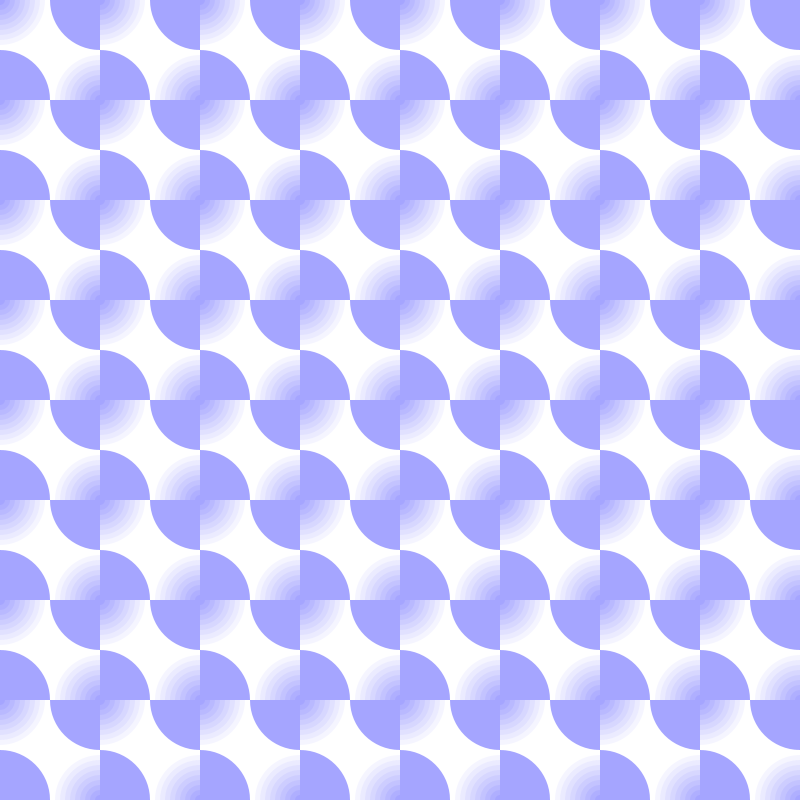
Frame 1 (no input)
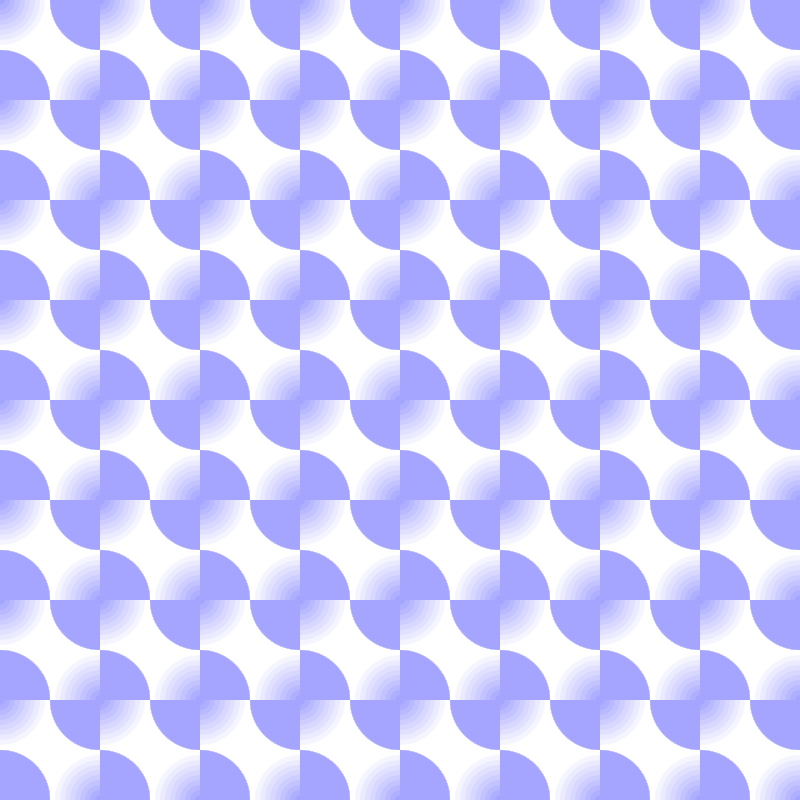
Frame 60 (the mouse pressed at the canvas centre just before this capture)
Frame 120 (the mouse held since frame 60 and released just before this capture): identical to frame 60, image omitted

The Processing sketch that drew these frames (run headless with seeded random() and noise(); from frame 60 on, the mouse is pressed at the canvas centre):

// Processing sketch: processing_108141
// ── processing_108141.pde

void setup() {
  size(800, 800);
  background(255);
}
void draw() {

  for (int x=0; x<= 800; x = x + 100) {
    for (int y=0; y<= 800; y = y + 100) {
      int i=0;
      int a=0;
      while (i < 100) {    
        noStroke();
        fill(255 - a, 255 - a, 255);
        ellipse (x, y, 100 - i, 100 - i);
        i = i + 10;
        a = a + 10;
      }
      arc(x, y, 100, 100, HALF_PI+PI, PI+PI);
      arc(x, y, 100, 100, HALF_PI, PI);
    }
  }
}
